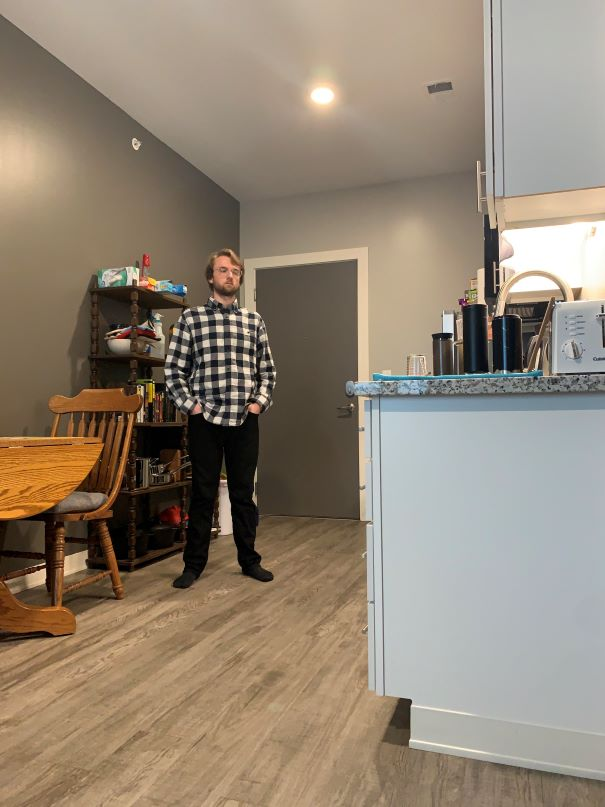
#> input picture testingFiles/body.jpg, 605 x 807 px, given in place of the camera
$ python camera.py
#> lines starting #> are read from the running program, lines starting #| are printed output that depends on the picture; after the words box and inside, x2 and y2 are one past the last pixel; in counts of white or black regions, pixels touching at a corner belong together

# import the opencv library
import cv2


# define a video capture object
vid = cv2.VideoCapture(1)

while(True):

    # Capture the video frame
    # by frame
    ret, frame = vid.read()
#> frame is the input picture: shape (807, 605, 3); mean B, G, R 116.1, 132.7, 146.4

    # Convert to graycsale
    img_gray = cv2.cvtColor(frame, cv2.COLOR_BGR2GRAY)
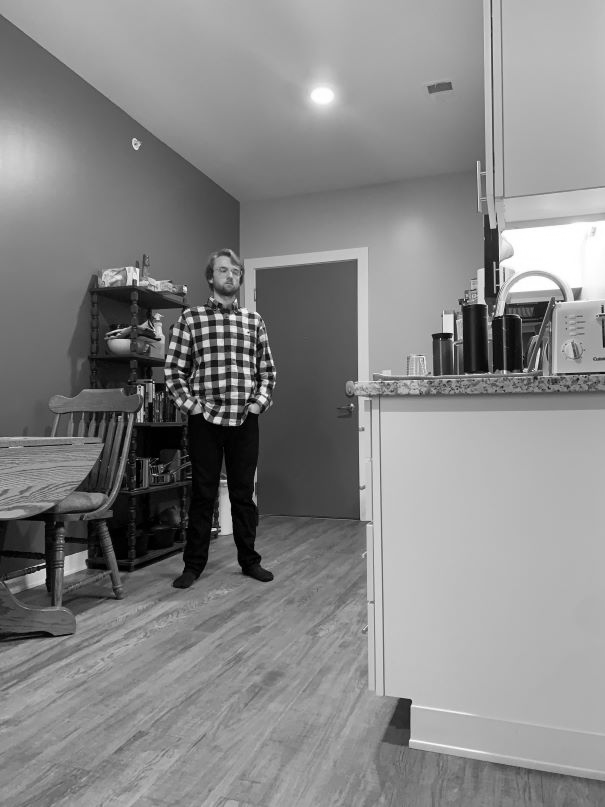
#> img_gray: shape (807, 605); min 0, max 255, mean 134.9

    # Blur the image for better edge detection
    img_blur = cv2.GaussianBlur(img_gray, (1,1), 0)

    # Canny Edge Detection
    edges = cv2.Canny(image=img_blur, threshold1=40, threshold2=175) # Canny Edge Detection
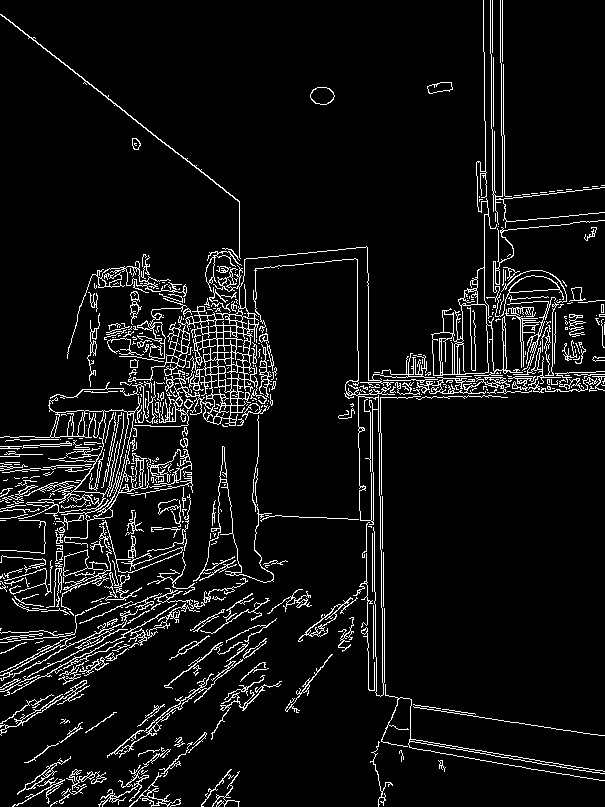
#> edges: shape (807, 605); 6.9% white in thin lines or dots

    downscale_edges = cv2.resize(edges, (25,25))
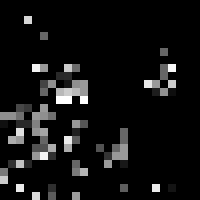
#> downscale_edges: shape (25, 25) (shown 8 times larger); min 0, max 255, mean 18.5

    # Display Canny Edge Detection Image
    cv2.imshow('Canny Output', edges)


    # the 'q' button is set as the
    # quitting button you may use any
    # desired button of your choice
    if cv2.waitKey(1) & 0xFF == ord('q'):
#> (key q is pressed here)
        cv2.imwrite("output.jpg", edges)
        cv2.imwrite("output_downscaled.jpg", downscale_edges)
        break

# After the loop release the cap object
vid.release()
# Destroy all the windows
cv2.destroyAllWindows()

$ run again, on testingFiles/handSmall.jpg
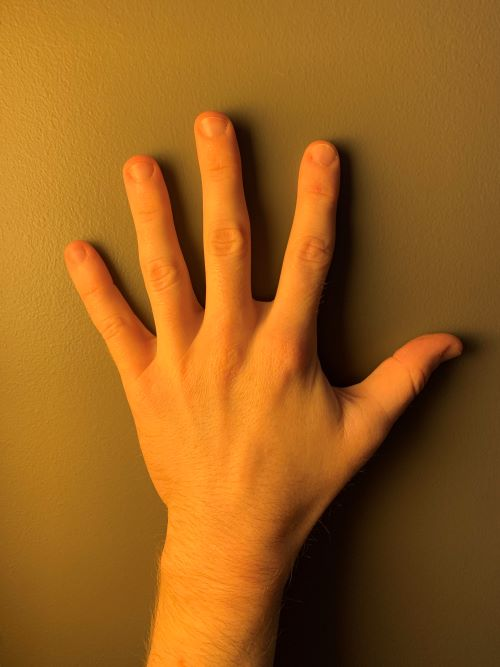
#> input picture testingFiles/handSmall.jpg, 500 x 667 px, given in place of the camera
#> frame is the input picture: shape (667, 500, 3); mean B, G, R 28, 95.2, 152.7
#> `edges = cv2.Canny(image=img_blur, threshold1=40, threshold2=175)`:
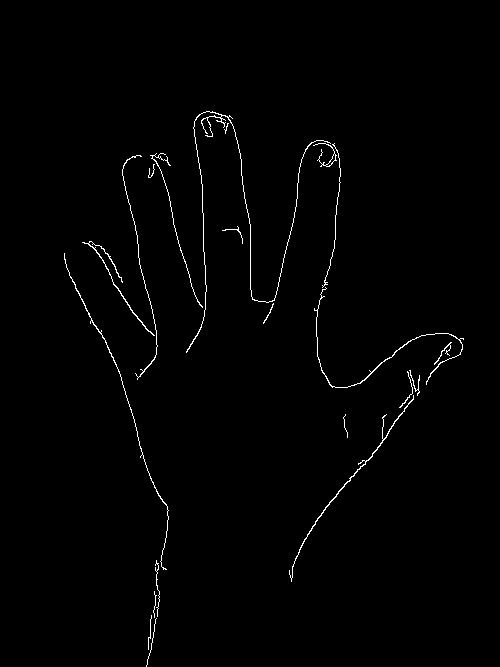
#> edges: shape (667, 500); 1% white in thin lines or dots, all inside (x1, y1, x2, y2) = (64, 111, 464, 667)
#> `downscale_edges = cv2.resize(edges, (25,25))`:
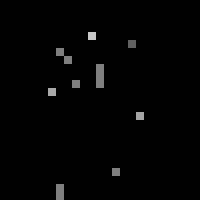
#> downscale_edges: shape (25, 25) (shown 8 times larger); min 0, max 199, mean 2.8
